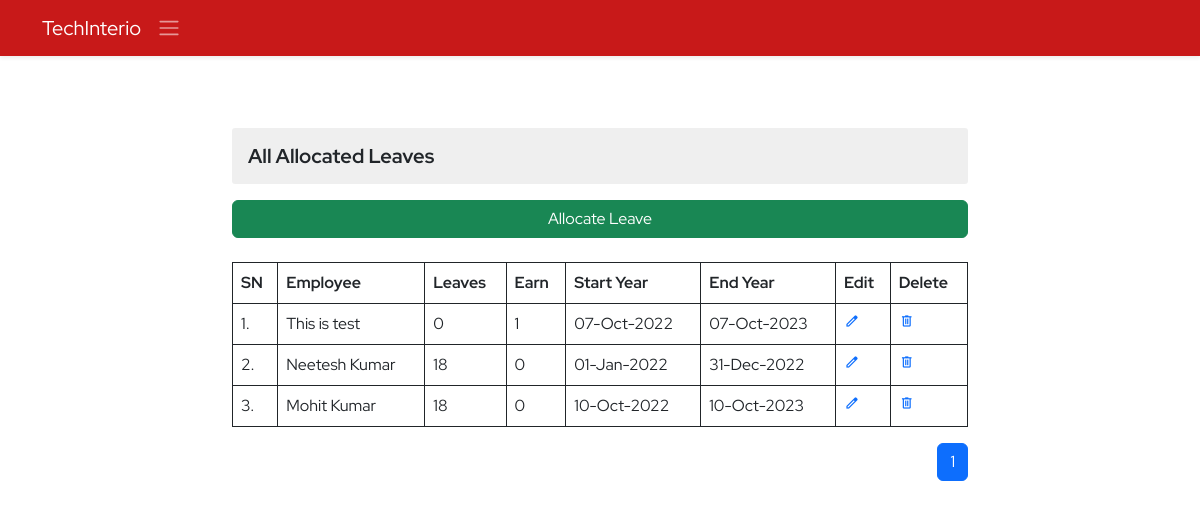
Page /ems/allocated-leaves (signed in) on the earlier database version.
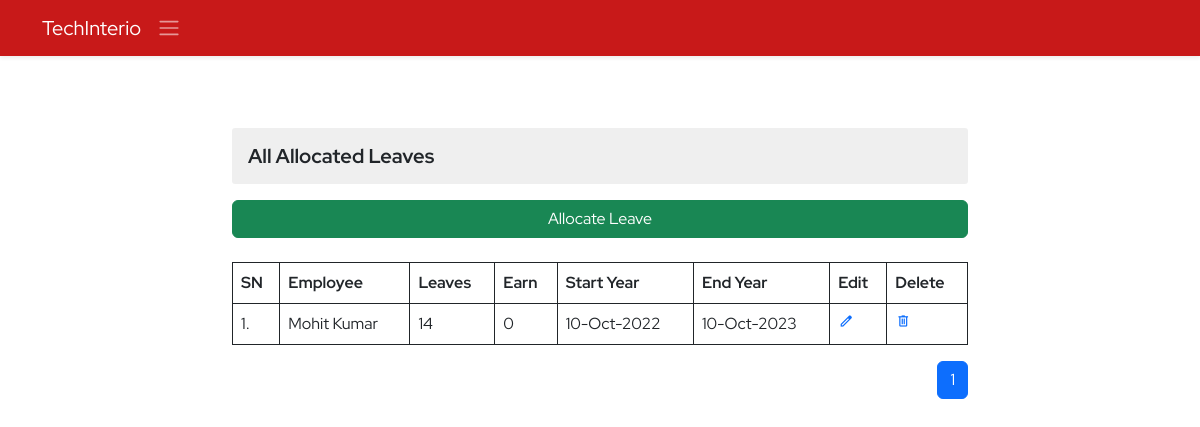
Same page on the later database version.
### ems/models.py (models this page shows, shortened)
class AllocatedLeave(models.Model):
    employee=models.OneToOneField(Employee,on_delete=models.CASCADE)
    allocated=models.IntegerField(default=18)
    earn=models.IntegerField(null=True,blank=True)
    start_date=models.DateField(null=True,blank=True)
    end_date=models.DateField(null=True,blank=True)
    created_at=models.DateTimeField(auto_now_add=True)
    updated_at=models.DateTimeField(auto_now=True)

class Employee(models.Model):
    empid=models.AutoField(primary_key=True)
    employeeid=models.IntegerField(unique=True, null=True, blank=True)
    user=models.OneToOneField(User,on_delete=models.CASCADE)
    name=models.CharField(max_length=50)
    father_name=models.CharField(max_length=50)
    mother_name=models.CharField(max_length=50,null=True,blank=True)
    avtar=models.ImageField(upload_to='employee_profile_images', blank=True , default='profile.jpg')
    dob=models.DateField()
    email=models.EmailField(max_length=100)
    mobile_no=models.IntegerField()
    emergency_mobile_no=models.IntegerField(null=True,blank=True)
    address=models.OneToOneField(Address, on_delete=models.CASCADE,blank=True, null=True,)
    designation=models.CharField(max_length=70,null=True, blank=True)
    role=models.ForeignKey(Role, on_delete=models.SET_NULL,blank=True, null=True,)
    department=models.ForeignKey(Department, on_delete=models.SET_NULL,blank=True, null=True,)
    joining_date=models.DateField(null=True, blank=True)
    status=models.CharField(max_length=15)
    class Meta:
        ordering = ('name',)

### ems/views.py (the view, shortened to what this page needs)
# urls.py: path('allocated-leaves',allocatedLeave,name='allocated-leaves'),
@login_required()
def allocatedLeave(request):
    context={}
    if request.user.is_superuser:
        try:
            employees=Employee.objects.all()
            allocated_leaves=AllocatedLeave.objects.all()
            paginator=Paginator(allocated_leaves,10)
            page_no=request.GET.get('page')
            total_pages=paginator.page_range
            allocatedleavespages=paginator.get_page(page_no)
            context['allocated_leaves']=allocatedleavespages
            context['pages']=total_pages
            context['employees']=employees
        except Exception as e:
            print('Allocated Leave Exception : ',e)
        return render(request,'ems/allocated_leave.html',context)
    else:
        messages.warning(request,"You don't have access!")
        return redirect('ems:ems')

### ems/templates/ems/allocated_leave.html (shortened to what this page needs)
{% extends './base.html' %}
{% block body %}
<section class="py-5">
    <div class="container">
        <div class="row d-flex align-items-center justify-content-center">
            <div class="col-8">
                <h3 class="my-3 derpartment-title">All Allocated Leaves</h3>
                <div class="d-grid mb-4">
                    <button class="btn btn-success" data-bs-toggle="modal" data-bs-target="#addAppreciation">Allocate
                        Leave</button>
                </div>
                <table class="table table-bordered border-dark">
                    <tr>
                        <th>SN</th>
                        <th>Employee</th>
                        <th>Leaves</th>
                        <th>Earn</th>
                        <th>Start Year</th>
                        <th>End Year</th>
                        <th>Edit</th>
                        <th>Delete</th>
                    </tr>
                    {% for item in allocated_leaves %}
                    <tr>
                        <td>{{forloop.counter}}.</td>
                        <td>{{item.employee.name}}</td>
                        <td>{{item.allocated}}</td>
                        {% if item.earn == None %}
                        <td>0</td>
                        {% else %}
                        <td>{{item.earn}}</td>
                        {% endif %}
                        <td>{{item.start_date | date:'d-M-Y'}}</td>
                        <td>{{item.end_date|date:'d-M-Y'}}</td>
                        <td><a href="#" class="delete" data-bs-toggle="modal"
                                data-bs-target="#editAllocatedLeaveModal" onclick="editAllocateLeave('{{item.id}}','{{item.employee.name}}','{{item.allocated}}','{{item.earn}}','{{item.start_date}}','{{item.end_date}}')"><span
                                    class="material-symbols-outlined">edit</span></a></td>
                        <td><a href="{% url 'ems:allocated-leaves-delete' item.id %}" class="delete"><span class="material-symbols-outlined">delete</span></a></td>
                    </tr>
                    {% endfor %}
                </table>
                <nav aria-label="Page navigation example">
                    <ul class="pagination justify-content-end">
                        {% if pages %}
                        {% for p in pages %}
                        {% if p == allocated_leaves.number %}
                        <li class="page-item active" aria-current="page"><a class="page-link "
                                href="?page={{p}}">{{p}}</a></li>
                        {% else %}
                        <li class="page-item "><a class="page-link" href="?page={{p}}">{{p}}</a></li>
                        {% endif %}
                        {% endfor %}
                        {% endif %}
                    </ul>
                </nav>
            </div>
        </div>
    </div>
</section>
{% endblock body %}

Differences in the rows shown:
removed AllocatedLeave: employee.name "This is test", allocated "0", earn "1", start_date "07-Oct-2022", end_date "07-Oct-2023"
removed AllocatedLeave: employee.name "Neetesh Kumar", allocated "18", earn "0", start_date "01-Jan-2022", end_date "31-Dec-2022"
changed AllocatedLeave "Mohit Kumar": allocated "18" → "14"
